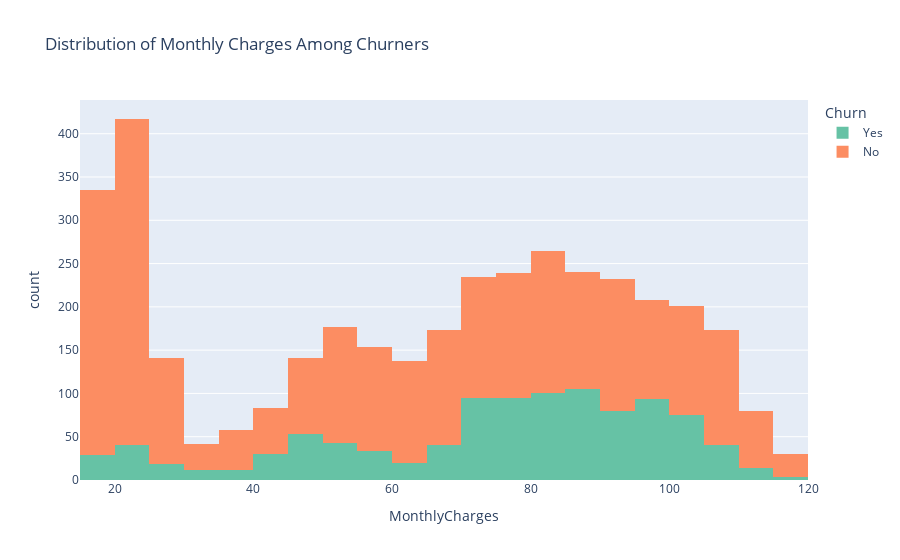

This figure's notebook cell:
### Code cell
fig = px.histogram(training_set, x="MonthlyCharges", color="Churn",
                   hover_data=training_set.columns,
                   title= "Distribution of Monthly Charges Among Churners",
                   color_discrete_sequence=px.colors.qualitative.Set2
                   )

fig.show()

### Figure 1 — Plotly figure (JSON) as saved in the notebook; plotly's stock layout.template omitted (floating-point values rounded to 4 significant figures; data arrays with more than 128 entries replaced by an {"elided": "..."} marker saying what was removed)
{"data": [{"alignmentgroup": "True", "bingroup": "x", "hovertemplate": "Churn=Yes<br>MonthlyCharges=%{x}<br>count=%{y}<extra></extra>", "legendgroup": "Yes", "marker": {"color": "rgb(102,194,165)"}, "name": "Yes", "offsetgroup": "Yes", "orientation": "v", "showlegend": true, "type": "histogram", "x": {"elided": "1148 float values"}, "xaxis": "x", "yaxis": "y"}, {"alignmentgroup": "True", "bingroup": "x", "hovertemplate": "Churn=No<br>MonthlyCharges=%{x}<br>count=%{y}<extra></extra>", "legendgroup": "No", "marker": {"color": "rgb(252,141,98)"}, "name": "No", "offsetgroup": "No", "orientation": "v", "showlegend": true, "type": "histogram", "x": {"elided": "3064 float values"}, "xaxis": "x", "yaxis": "y"}], "layout": {"barmode": "relative", "legend": {"title": {"text": "Churn"}, "tracegroupgap": 0}, "title": {"text": "Distribution of Monthly Charges Among Churners"}, "xaxis": {"anchor": "y", "domain": [0, 1], "title": {"text": "MonthlyCharges"}}, "yaxis": {"anchor": "x", "domain": [0, 1], "title": {"text": "count"}}}}
